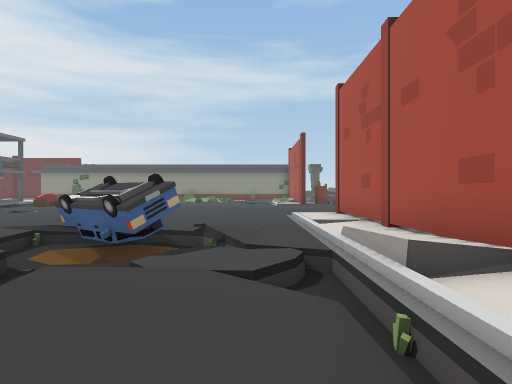
View 1 (above)

18 first-person views from a walk through a scene from a Unity 3-D project. The camera is 1.4 m above the floor, looks level and sees 75° across. The floor is counted in squares, 2 m on a side. Each view is taken from the middle of a square. On the plan, view 1 faces up. The plan holds only what a view shows up to about 10 squares ahead; the rest is blank. The place goes on beyond the plan. The player character is not drawn.

View 2
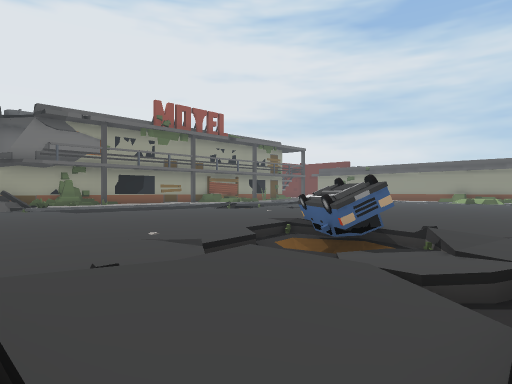

View 3
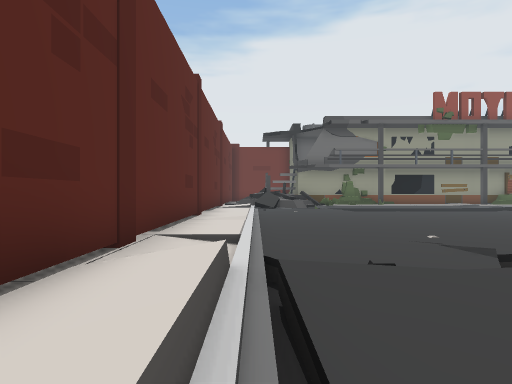

View 4
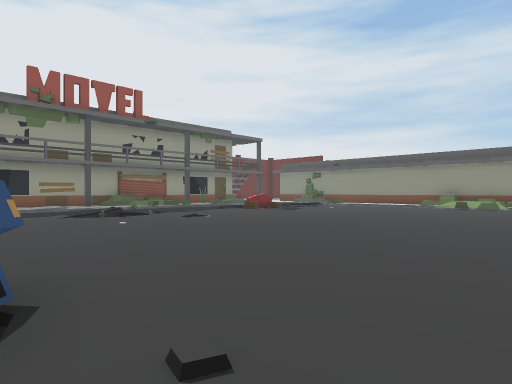

View 5
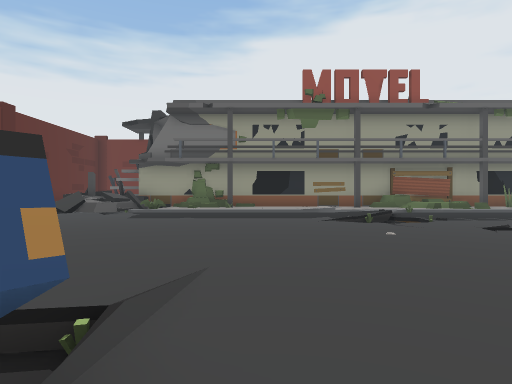

View 6
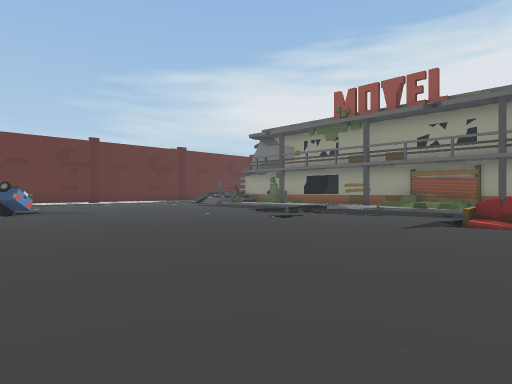

View 7
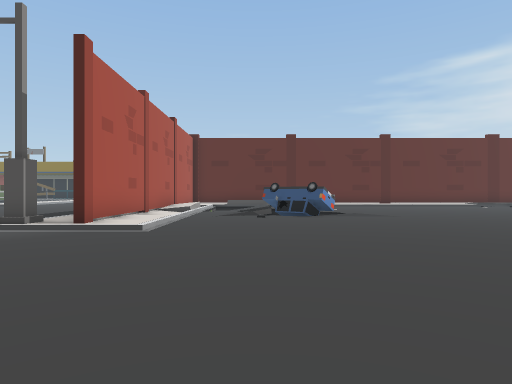

View 8
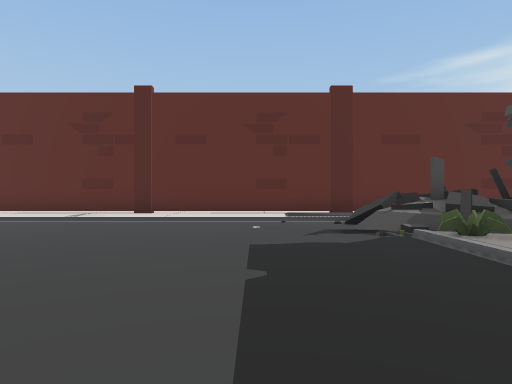

View 9
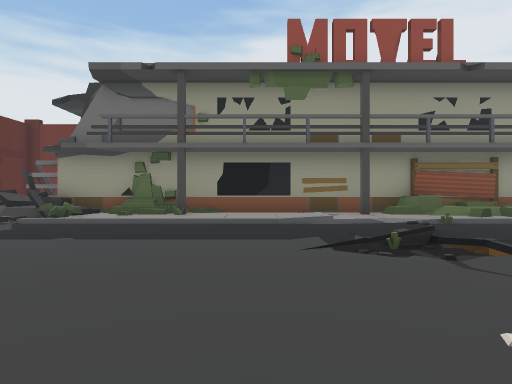

View 10
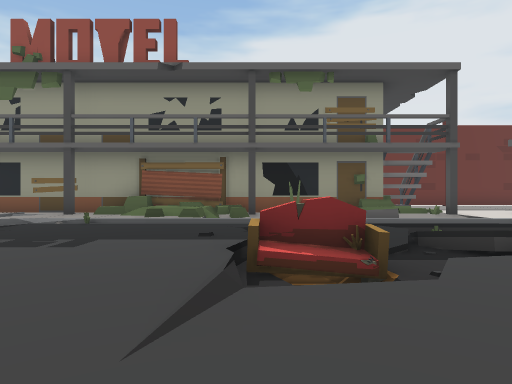

View 11
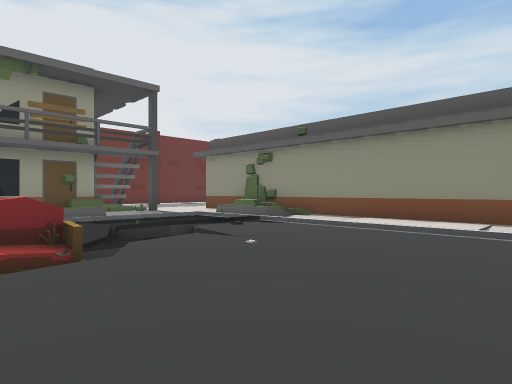

View 12
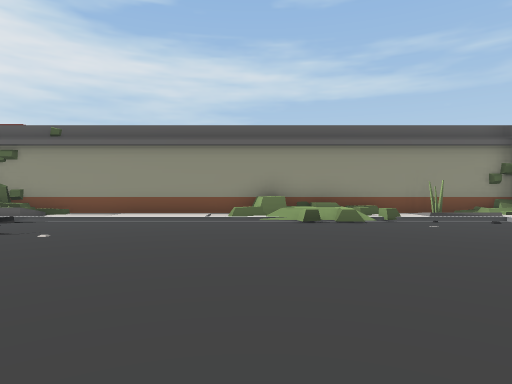

View 13
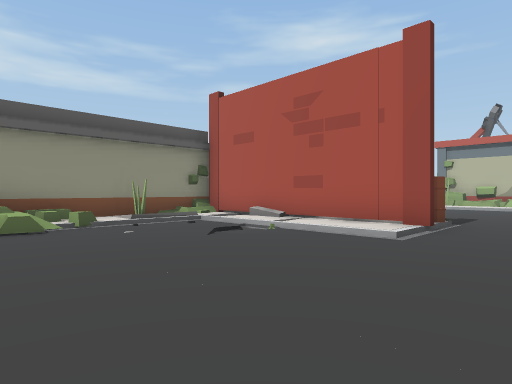

View 14
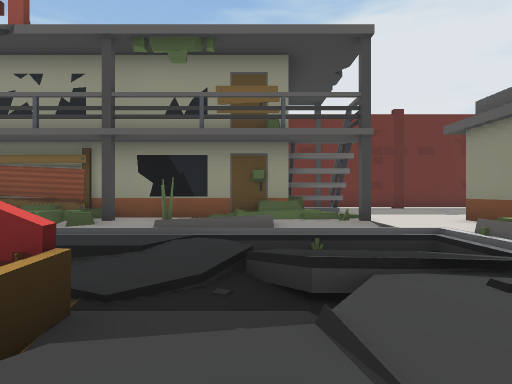

View 15
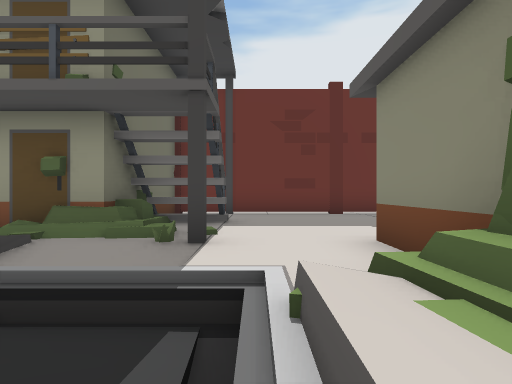

View 16
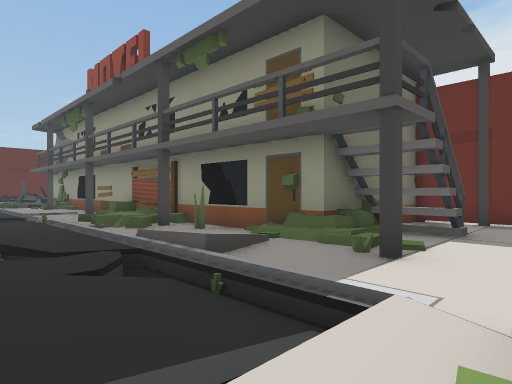

View 17
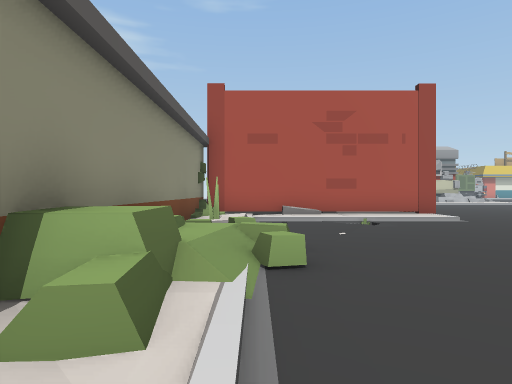

View 18
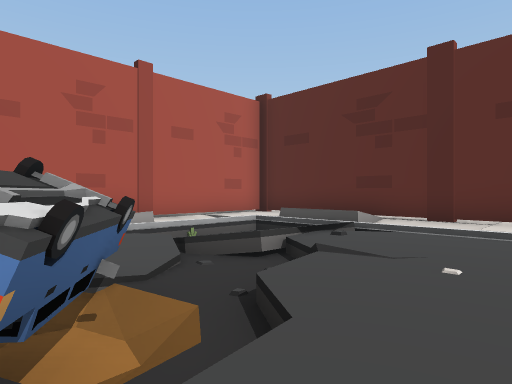

### Floor plan
Key: @ floor where view 1 was taken; # wall or solid block; . main floor; : floor 0.25 m higher than the main floor; + floor 0.5 m higher than the main floor; - floor 0.5 m lower than the main floor; / step, stairs or slope; = window, fence, low wall or low ledge; ^ raised ledge; C car; S sofa.
Columns run from 21 left of view 1 to 2 right of it. Each row starts with its distance up from view 1.
 24 :#::::##################
 23 :#::::::///..::#^+####/#
 22 :#:::::://////////== //#
 21 :#:/#:#.///...........//
 20 :#:/##:///#..........//#
 19   ####////-=.........//#
 18      #/////-/........./#
 17      ##..//S/........./#
 16      ##..//S/...........
 15      #:.................
 14      # :...............
 13      #^:................
 12      #=:................
 11      ##:.//=............
 10      #//////..........//
  9      #::.../........../#
  8      #::............../#
  7      #::............../#
  6      ##:........./CC=./#
  5      ##:.........//C///#
  4      #::..........///./#
  3      ##=/.........=-=//#
  2      #=#//.........=///#
  1       #=/..........=///#
  0       #=////////////=@/#
 -1    #####################
 -2         :::::::::::::

Positions as (right, up) in squares from view 1, and headings:
1: (0, 0), facing up
2: (1, 0), facing up-left
3: (1, 0), facing left
4: (0, 6), facing up-left
5: (-2, 7), facing left
6: (-1, 18), facing down-left
7: (-1, 16), facing down
8: (-11, 8), facing down
9: (-6, 8), facing left
10: (-6, 16), facing left
11: (-5, 16), facing up-left
12: (-5, 14), facing up
13: (-4, 15), facing up-right
14: (-8, 19), facing left
15: (-11, 22), facing left
16: (-11, 23), facing down-left
17: (-7, 22), facing right
18: (-5, 6), facing down-right
